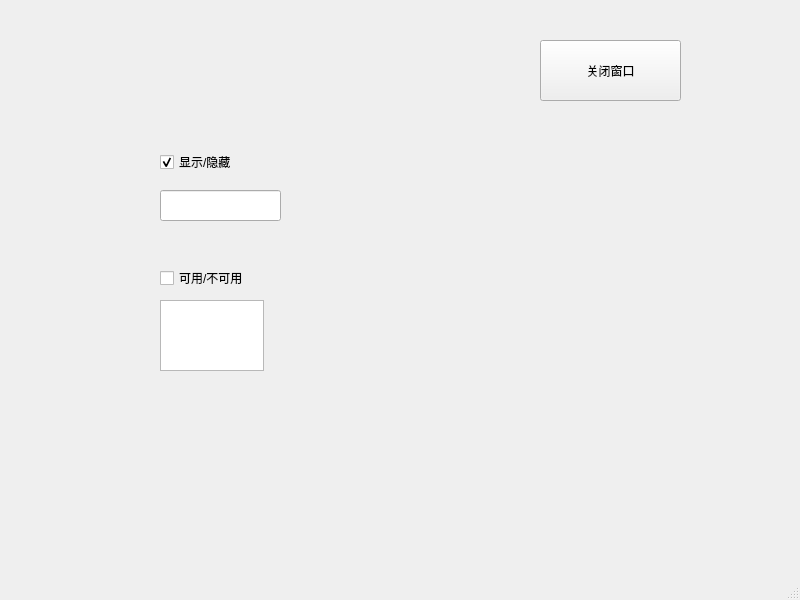
<?xml version="1.0" encoding="UTF-8"?>
<ui version="4.0">
 <class>MainWindow</class>
 <widget class="QMainWindow" name="MainWindow">
  <property name="geometry">
   <rect>
    <x>0</x>
    <y>0</y>
    <width>800</width>
    <height>600</height>
   </rect>
  </property>
  <property name="windowTitle">
   <string>MainWindow</string>
  </property>
  <widget class="QWidget" name="centralwidget">
   <widget class="QPushButton" name="pushButton">
    <property name="geometry">
     <rect>
      <x>540</x>
      <y>40</y>
      <width>141</width>
      <height>61</height>
     </rect>
    </property>
    <property name="text">
     <string>关闭窗口</string>
    </property>
   </widget>
   <widget class="QCheckBox" name="checkBox_2">
    <property name="geometry">
     <rect>
      <x>160</x>
      <y>270</y>
      <width>89</width>
      <height>16</height>
     </rect>
    </property>
    <property name="text">
     <string>可用/不可用</string>
    </property>
   </widget>
   <widget class="QLineEdit" name="lineEdit">
    <property name="geometry">
     <rect>
      <x>160</x>
      <y>190</y>
      <width>121</width>
      <height>31</height>
     </rect>
    </property>
   </widget>
   <widget class="QTextEdit" name="textEdit">
    <property name="geometry">
     <rect>
      <x>160</x>
      <y>300</y>
      <width>104</width>
      <height>71</height>
     </rect>
    </property>
   </widget>
   <widget class="QWidget" name="">
    <property name="geometry">
     <rect>
      <x>160</x>
      <y>140</y>
      <width>91</width>
      <height>44</height>
     </rect>
    </property>
    <layout class="QVBoxLayout" name="verticalLayout">
     <item>
      <widget class="QCheckBox" name="checkBox">
       <property name="enabled">
        <bool>true</bool>
       </property>
       <property name="text">
        <string>显示/隐藏</string>
       </property>
       <property name="checked">
        <bool>true</bool>
       </property>
      </widget>
     </item>
    </layout>
   </widget>
  </widget>
  <widget class="QMenuBar" name="menubar">
   <property name="geometry">
    <rect>
     <x>0</x>
     <y>0</y>
     <width>800</width>
     <height>23</height>
    </rect>
   </property>
  </widget>
  <widget class="QStatusBar" name="statusbar"/>
 </widget>
 <resources/>
 <connections>
  <connection>
   <sender>pushButton</sender>
   <signal>clicked()</signal>
   <receiver>MainWindow</receiver>
   <slot>close()</slot>
   <hints>
    <hint type="sourcelabel">
     <x>659</x>
     <y>107</y>
    </hint>
    <hint type="destinationlabel">
     <x>659</x>
     <y>242</y>
    </hint>
   </hints>
  </connection>
  <connection>
   <sender>checkBox</sender>
   <signal>toggled(bool)</signal>
   <receiver>lineEdit</receiver>
   <slot>setVisible(bool)</slot>
   <hints>
    <hint type="sourcelabel">
     <x>197</x>
     <y>185</y>
    </hint>
    <hint type="destinationlabel">
     <x>201</x>
     <y>216</y>
    </hint>
   </hints>
  </connection>
  <connection>
   <sender>checkBox_2</sender>
   <signal>toggled(bool)</signal>
   <receiver>textEdit</receiver>
   <slot>setEnabled(bool)</slot>
   <hints>
    <hint type="sourcelabel">
     <x>183</x>
     <y>307</y>
    </hint>
    <hint type="destinationlabel">
     <x>188</x>
     <y>330</y>
    </hint>
   </hints>
  </connection>
 </connections>
</ui>
